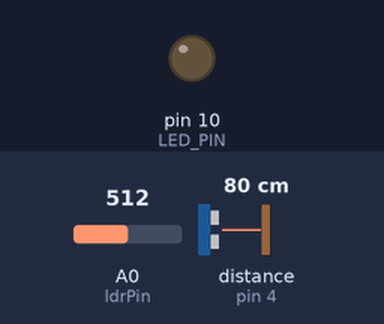
The sketch below on a simulated Arduino Nano, built with avr-gcc and run on an emulated ATmega328P. Shown: output pins drawn as LEDs (lit = HIGH). Inputs (shaded band) come from the test bench; at power-on: distance to the obstacle (sensor on pin 4) 80 cm, A0 (ldrPin) = 512. The echo pulse lasts 58.3 µs per cm; MIDI output is not drawn.

Above: at 6.2 s.
6.3 s: distance to the obstacle (sensor on pin 4) set to 63 cm
7.8 s: distance to the obstacle (sensor on pin 4) set to 60 cm
At 8.1 s:
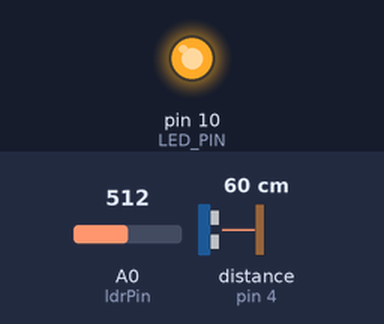
9.3 s: distance to the obstacle (sensor on pin 4) set to 18 cm
At 10.4 s:
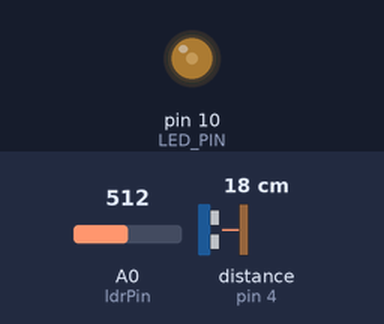
10.8 s: distance to the obstacle (sensor on pin 4) set to 35 cm
At 11.5 s:
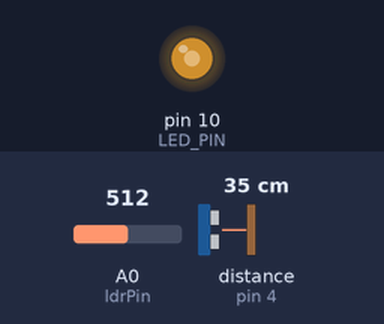
Timing chart, 0 to 13.3 s (numbered marks = the images above; inputs shaded):
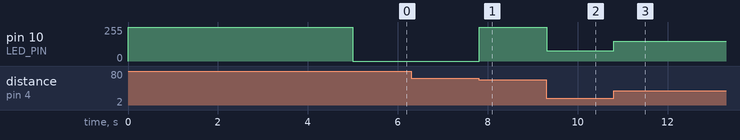

Measured:
- the behaviour switches between 61 and 60 cm on distance to the obstacle (sensor on pin 4) (found by bisection; images 0 and 1)
- after the input at 6.3 s, every drawn part: stays the same
- after the input at 7.8 s, pin 10 (LED_PIN): 0/255 → 255/255 at once
- after the input at 9.3 s, pin 10 (LED_PIN): 255/255 → 76/255 at once
- after the input at 10.8 s, pin 10 (LED_PIN): 76/255 → 148/255 at once

The sketch:

nano_aetherphone_2_code_final.ino
```cpp
// (licence header left out)
// library needed:
// newping - https://bitbucket.org/teckel12/arduino-new-ping/downloads/
// MIDI - https://github.com/FortySevenEffects/arduino_midi_library
// This machine kills fascists

#include <NewPing.h>
#include <MIDI.h>
#define TRIGGER_PIN  2  // Arduino pin tied to trigger pin on the ultrasonic sensor.
#define ECHO_PIN     4  // Arduino pin tied to echo pin on the ultrasonic sensor.
#define MAX_DISTANCE 60 // Maximum distance we want to ping for (in centimeters). Maximum sensor distance is rated at 400-500cm.

const int LED_PIN = 10;
const int ldrPin = A0;

int ldrStatus;
int sensorLow = 30;
int sensorHigh = 900;
int distanza = 0;

NewPing sonar(TRIGGER_PIN, ECHO_PIN, MAX_DISTANCE); // NewPing setup of pins and maximum distance.


const int DEFAULT_MIDI_CHANNEL = 1;
MIDI_CREATE_DEFAULT_INSTANCE();

int note1 = 0;
int note2 = 0;
int note3 = 0;
int note4 = 0;
int note5 = 0;
int note6 = 0;
int note7 = 0;
int note8 = 0;
int note9 = 0;
int note10 = 0;
int note11 = 0;
int note12 = 0;

void setup() {

  pinMode(LED_PIN, OUTPUT);
  digitalWrite(LED_PIN, HIGH);

  while (millis() < 5000)
  {
    ldrStatus = analogRead(A0);
    if (ldrStatus > sensorHigh)
    {
      sensorHigh = ldrStatus;
    }
    if (ldrStatus < sensorLow)
    {
      sensorLow = ldrStatus;
    }
  }

  digitalWrite(LED_PIN, LOW);

  pinMode(ldrPin, INPUT);
  MIDI.begin(MIDI_CHANNEL_OMNI);

  Serial.begin(31250);
  pinMode( LED_PIN, OUTPUT );

}

void loop() {
  int distanza = 0;
  int ldrStatus = analogRead(ldrPin);
  distanza = sonar.ping_cm();
  int led_light = map (distanza, 0, MAX_DISTANCE, 0, 255);
  int ldr_value = map(ldrStatus, sensorLow, sensorHigh, 0, 127);
  int mc = 0;

  if (distanza > 1 && distanza < (MAX_DISTANCE / 12) * 1 ) {
    // if note not playing


    if (note1 == 0) {
      // play note (note number, velocity, channel)
      // more info: http://arduinomidilib.sourceforge.net/a00001.html
      // MIDI notes chart http://www.phys.unsw.edu.au/jw/notes.html
      // 55 = G3, 127 = trigger note with max volume

      MIDI.sendNoteOn(43, 127, DEFAULT_MIDI_CHANNEL);
      // note is playing
      note1 = 1;
    }
    // when button released
  } else {


    // if note playing
    if (note1 == 1) {
      // if playing - stop

      MIDI.sendNoteOff(43, 0, DEFAULT_MIDI_CHANNEL);
    }
    // if button released note is off
    note1 = 0;

  }

  if (distanza > (MAX_DISTANCE / 12) * 1 && distanza < (MAX_DISTANCE / 12) * 2) {


    // if note not playing
    if (note2 == 0) {


      MIDI.sendNoteOn(44, 127, DEFAULT_MIDI_CHANNEL);
      // note is playing
      note2 = 1;
    }
    // when button released
  } else {
    // if note playing
    if (note2 == 1) {
      // if playing - stop

      MIDI.sendNoteOff(44, 0, DEFAULT_MIDI_CHANNEL);
    }
    // if button released note is off
    note2 = 0;

  }

  if  (distanza > (MAX_DISTANCE / 12) * 2 && distanza < (MAX_DISTANCE / 12) * 3) {
    // if note not playing
    if (note3 == 0) {

      MIDI.sendNoteOn(45, 127, DEFAULT_MIDI_CHANNEL);
      // note is playing
      note3 = 1;
    }
    // when button released
  } else {
    // if note playing
    if (note3 == 1) {
      // if playing - stop
      MIDI.sendNoteOff(45, 0, DEFAULT_MIDI_CHANNEL);
    }
    // if button released note is off
    note3 = 0;
  }

  if (distanza > (MAX_DISTANCE / 12) * 3 && distanza < (MAX_DISTANCE / 12) * 4) {
    // if note not playing
    if (note4 == 0) {

      MIDI.sendNoteOn(46, 127, DEFAULT_MIDI_CHANNEL);
      // note is playing
      note4 = 1;
    }
    // when button released
  } else {
    // if note playing
    if (note4 == 1) {
      // if playing - stop
      MIDI.sendNoteOff(46, 0, DEFAULT_MIDI_CHANNEL);
    }
    // if button released note is off
    note4 = 0;
  }

  if (distanza > (MAX_DISTANCE / 12) * 4 && distanza < (MAX_DISTANCE / 12) * 5) {
    // if note not playing
    if (note5 == 0) {

      MIDI.sendNoteOn(47, 127, DEFAULT_MIDI_CHANNEL);
      // note is playing
      note5 = 1;
    }
    // when button released
  } else {
    // if note playing
    if (note5 == 1) {
      // if playing - stop
      MIDI.sendNoteOff(47, 0, DEFAULT_MIDI_CHANNEL);
    }
    // if button released note is off
    note5 = 0;
  }

  if (distanza > (MAX_DISTANCE / 12) * 5 && distanza < (MAX_DISTANCE / 12) * 6) {
    // if note not playing
    if (note6 == 0) {

      MIDI.sendNoteOn(48, 127, DEFAULT_MIDI_CHANNEL);
      // note is playing
      note6 = 1;
    }
    // when button released
  } else {
    // if note playing
    if (note6 == 1) {
      // if playing - stop
      MIDI.sendNoteOff(48, 0, DEFAULT_MIDI_CHANNEL);
    }
    // if button released note is off
    note6 = 0;
  }

  if (distanza > (MAX_DISTANCE / 12) * 6 && distanza < (MAX_DISTANCE / 12) * 7) {
    // if note not playing
    if (note7 == 0) {

      MIDI.sendNoteOn(49, 127, DEFAULT_MIDI_CHANNEL);
      // note is playing
      note7 = 1;
    }
    // when button released
  } else {
    // if note playing
    if (note7 == 1) {
      // if playing - stop
      MIDI.sendNoteOff(49, 0, DEFAULT_MIDI_CHANNEL);
    }
    // if button released note is off
    note7 = 0;
  }


  if (distanza > (MAX_DISTANCE / 12) * 7 && distanza < (MAX_DISTANCE / 12) * 8) {
    // if note not playing
    if (note8 == 0) {

      MIDI.sendNoteOn(50, 127, DEFAULT_MIDI_CHANNEL);
      // note is playing
      note8 = 1;
    }
    // when button released
  } else {
    // if note playing
    if (note8 == 1) {
      // if playing - stop
      MIDI.sendNoteOff(50, 0, DEFAULT_MIDI_CHANNEL);
    }
    // if button released note is off
    note8 = 0;
  }


  if (distanza > (MAX_DISTANCE / 12) * 8 && distanza < (MAX_DISTANCE / 12) * 9) {
    // if note not playing
    if (note9 == 0) {

      MIDI.sendNoteOn(51, 127, DEFAULT_MIDI_CHANNEL);
      // note is playing
      note9 = 1;
    }
    // when button released
  } else {
    // if note playing
    if (note9 == 1) {
      // if playing - stop
      MIDI.sendNoteOff(51, 0, DEFAULT_MIDI_CHANNEL);
    }
    // if button released note is off
    note9 = 0;
  }

  if (distanza > (MAX_DISTANCE / 12) * 9 && distanza < (MAX_DISTANCE / 12) * 10) {
    // if note not playing
    if (note10 == 0) {

      MIDI.sendNoteOn(52, 127, DEFAULT_MIDI_CHANNEL);
      // note is playing
      note10 = 1;
    }
    // when button released
  } else {
    // if note playing
    if (note10 == 1) {
      // if playing - stop
      MIDI.sendNoteOff(52, 0, DEFAULT_MIDI_CHANNEL);
    }
    // if button released note is off
    note10 = 0;
  }

  if (distanza > (MAX_DISTANCE / 12) * 10 && distanza < (MAX_DISTANCE / 12) * 11) {
    // if note not playing
    if (note11 == 0) {

      MIDI.sendNoteOn(53, 127, DEFAULT_MIDI_CHANNEL);
      // note is playing
      note11 = 1;
    }
    // when button released
  } else {
    // if note playing
    if (note11 == 1) {
      // if playing - stop
      MIDI.sendNoteOff(53, 0, DEFAULT_MIDI_CHANNEL);
    }
    // if button released note is off
    note11 = 0;
  }

  if (distanza > (MAX_DISTANCE / 12) * 11 && distanza < (MAX_DISTANCE / 12) * 12) {
    // if note not playing
    if (note12 == 0) {

      MIDI.sendNoteOn(54, 127, DEFAULT_MIDI_CHANNEL);
      // note is playing
      note12 = 1;
    }
    // when button released
  } else {
    // if note playing
    if (note12 == 1) {
      // if playing - stop
      MIDI.sendNoteOff(54, 0, DEFAULT_MIDI_CHANNEL);
    }
    // if button release100d note is off
    note12 = 0;
  }


  if (ldr_value > 60) {

    mc = ldr_value;

    if (mc < 80)
    {
      mc = 0;
    }

    MIDI.sendControlChange(3, mc, DEFAULT_MIDI_CHANNEL);
  }


  analogWrite( LED_PIN, led_light );

  delay (5);
}
```
